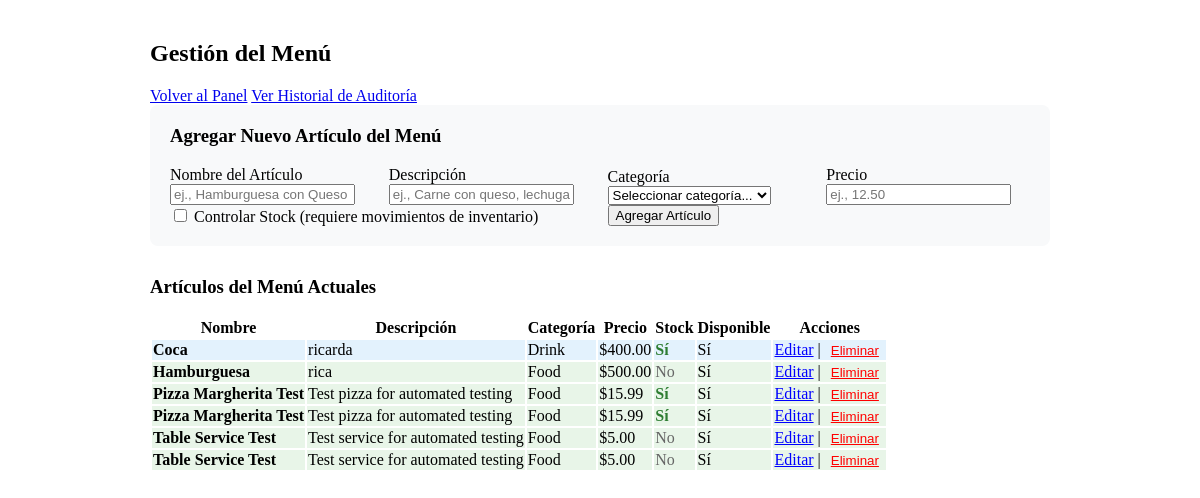
The page /menu on the database its author committed.
### tables this page shows
CREATE TABLE menu_items (
        id INTEGER PRIMARY KEY AUTOINCREMENT,
        name TEXT NOT NULL,
        description TEXT,
        category TEXT NOT NULL,
        price DECIMAL(10,2) NOT NULL,
        available BOOLEAN DEFAULT 1,
        stockable BOOLEAN DEFAULT 0,
        unit TEXT
    );

### app.py (the view)
@app.route('/menu')
def menu():
    conn = get_db_connection()
    menu_items = conn.execute('SELECT * FROM menu_items ORDER BY category, name').fetchall()
    conn.close()
    return render_template('menu.html', menu_items=menu_items)

### app.py (called while the page is built)
def get_db_connection():
    conn = sqlite3.connect(DATABASE)
    conn.row_factory = sqlite3.Row
    return conn

### templates/menu.html (shortened to what this page needs)
<!DOCTYPE html>
<html lang="en">
<head>
    <link rel="stylesheet" href="https://cdnjs.cloudflare.com/ajax/libs/milligram/1.4.1/milligram.min.css">
</head>
<body>
    <h2>Gestión del Menú</h2>
    <a href="{{ url_for('index') }}" class="button">Volver al Panel</a>
    <a href="{{ url_for('menu_audit') }}" class="button button-outline">Ver Historial de Auditoría</a>
    <div class="add-form">
        <h3>Agregar Nuevo Artículo del Menú</h3>
        <form action="{{ url_for('add_menu_item') }}" method="post">
            <div class="form-row">
                <div>
                    <label>Nombre del Artículo
                        <input type="text" name="name" required placeholder="ej., Hamburguesa con Queso">
                    </label>
                </div>
                <div>
                    <label>Descripción
                        <input type="text" name="description" placeholder="ej., Carne con queso, lechuga, tomate">
                    </label>
                </div>
                <div>
                    <label>Categoría
                        <select name="category" required>
                            <option value="">Seleccionar categoría...</option>
                        </select>
                    </label>
                </div>
                <div>
                    <label>Precio
                        <input type="number" step="0.01" name="price" required placeholder="ej., 12.50">
                    </label>
                </div>
            </div>
            <div class="form-row">
                <div>
                    <label>
                        <input type="checkbox" name="stockable">
                        <span class="label-body">Controlar Stock (requiere movimientos de inventario)</span>
                    </label>
                </div>
                <div>
                    <button type="submit">Agregar Artículo</button>
                </div>
            </div>
        </form>
    </div>
    <h3>Artículos del Menú Actuales</h3>
    <table>
        <thead>
            <tr>
                <th>Nombre</th>
                <th>Descripción</th>
                <th>Categoría</th>
                <th>Precio</th>
                <th>Stock</th>
                <th>Disponible</th>
                <th>Acciones</th>
            </tr>
        </thead>
        <tbody>
            {% for item in menu_items %}
            <tr class="category-{{ item['category'].lower() }}">
                <td><strong>{{ item['name'] }}</strong></td>
                <td>{{ item['description'] or '-' }}</td>
                <td>{{ item['category'].title() }}</td>
                <td>${{ "%.2f"|format(item['price']) }}</td>
                <td class="stockable-{{ 'yes' if item['stockable'] else 'no' }}">
                    {{ 'Sí' if item['stockable'] else 'No' }}
                </td>
                <td>{{ 'Sí' if item['available'] else 'No' }}</td>
                <td>
                    <a href="{{ url_for('edit_menu_item', id=item['id']) }}"
                       style="color:blue;text-decoration:underline;">Editar</a>
                    | <form action="{{ url_for('delete_menu_item', id=item['id']) }}" method="post" style="display:inline;">
                        <button type="submit" onclick="return confirm('¿Eliminar este artículo del menú?')"
                                style="background:none;border:none;color:red;text-decoration:underline;cursor:pointer;">Eliminar</button>
                    </form>
                </td>
            </tr>
            {% endfor %}
        </tbody>
    </table>
</body>
</html>

### templates/menu.html (style rules this page uses)
body { max-width: 900px; margin: 40px auto; }
.category-food { background-color: #e8f5e8; }
.category-drink { background-color: #e3f2fd; }
.add-form { background-color: #f8f9fa; padding: 20px; border-radius: 8px; margin-bottom: 30px; }
.add-form h3 { margin-top: 0; }
.form-row { display: flex; gap: 15px; align-items: end; }
.form-row > div { flex: 1; }
.stockable-yes { color: #2e7d32; font-weight: bold; }
.stockable-no { color: #666; }

### rows shown on the page
menu_items: name "Coca", description "ricarda", category "Drink", price "400.00", stockable "Sí", available "Sí"
menu_items: name "Hamburguesa", description "rica", category "Food", price "500.00", stockable "No", available "Sí"
menu_items: name "Pizza Margherita Test", description "Test pizza for automated testing", category "Food", price "15.99", stockable "Sí", available "Sí"
menu_items: name "Pizza Margherita Test", description "Test pizza for automated testing", category "Food", price "15.99", stockable "Sí", available "Sí"
menu_items: name "Table Service Test", description "Test service for automated testing", category "Food", price "5.00", stockable "No", available "Sí"
menu_items: name "Table Service Test", description "Test service for automated testing", category "Food", price "5.00", stockable "No", available "Sí"
